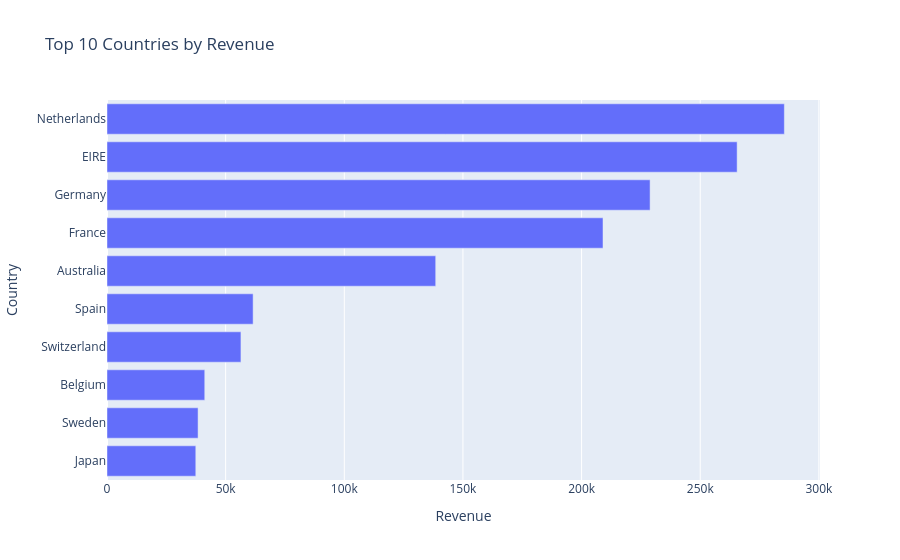

Notebook source saved alongside this figure:
### Code cell
fig = px.bar(
    international_revenue,
    x="Revenue",
    y="Country",
    orientation="h",
    title="Top 10 Countries by Revenue"
)

fig.update_layout(yaxis={"categoryorder": "total ascending"})

fig.show()

### Figure 1 — Plotly figure (JSON) as saved in the notebook; plotly's stock layout.template omitted (floating-point values rounded to 4 significant figures)
{"data": [{"hovertemplate": "Revenue=%{x}<br>Country=%{y}<extra></extra>", "legendgroup": "", "marker": {"color": "#636efa", "pattern": {"shape": ""}}, "name": "", "orientation": "h", "showlegend": false, "textposition": "auto", "type": "bar", "x": [285400.0, 265500.0, 228900.0, 209000.0, 138500.0, 61580.0, 56440.0, 41200.0, 38380.0, 37420.0], "xaxis": "x", "y": ["Netherlands", "EIRE", "Germany", "France", "Australia", "Spain", "Switzerland", "Belgium", "Sweden", "Japan"], "yaxis": "y"}], "layout": {"barmode": "relative", "legend": {"tracegroupgap": 0}, "title": {"text": "Top 10 Countries by Revenue"}, "xaxis": {"anchor": "y", "domain": [0, 1], "title": {"text": "Revenue"}}, "yaxis": {"anchor": "x", "categoryorder": "total ascending", "domain": [0, 1], "title": {"text": "Country"}}}}
